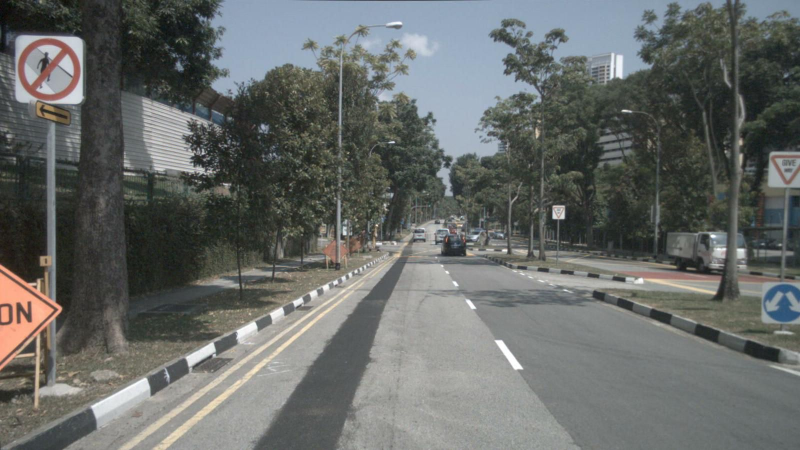
#> input picture test_road.jpg, 1600 x 900 px (shown at 1/2 size); its folder holds only this picture in this run
$ python -i 'prepare_data (1).py'   (imports and definitions only)
#> lines starting #> are read from the running program, lines starting #| are printed output that depends on the picture; after the words box and inside, x2 and y2 are one past the last pixel; in counts of white or black regions, pixels touching at a corner belong together
# prepare_data.py — IMPROVED VERSION
# Better drivable mask generation using multiple techniques combined
# Run: py -3.12 prepare_data.py

import os
import json
import shutil
import numpy as np
from PIL import Image
import cv2

NUSCENES_ROOT = r"C:\Users\Ninad\Desktop\v1.0-mini"
VERSION       = "v1.0-mini"
OUTPUT_IMAGES = "data/images"
OUTPUT_MASKS  = "data/masks"

def load_json(filename):
    path = os.path.join(NUSCENES_ROOT, VERSION, filename)
    with open(path, 'r') as f:
        return json.load(f)

# [1 line not run here, left out]
# [1 line that did not run here, left out]
# [1 line that did not run here, left out]

sample_data_by_sample = {}
# [7 lines not run here, left out]


def generate_improved_mask(image_path):
    """
    Improved mask generation using 4 combined techniques:
    1. HSV colour detection for asphalt/road colours
    2. LAB colour space for better colour separation
    3. Adaptive trapezoid ROI based on image content
    4. Morphological refinement for clean edges
    """
#> called with image_path = 'test_road.jpg'
    img = cv2.imread(image_path)
#> img is the input picture: shape (900, 1600, 3); mean B, G, R 103.6, 106, 102.8
    if img is None:
        return None

    h, w = img.shape[:2]
#> h = 900; w = 1600

    # ── Technique 1: HSV road colour detection ──
    hsv = cv2.cvtColor(img, cv2.COLOR_BGR2HSV)
#> hsv: shape (900, 1600, 3); mean H, S, V 61.3, 27.6, 109.9
    # Roads: low saturation, mid-high value (grey/asphalt)
    mask_hsv = cv2.inRange(hsv,
                           np.array([0,   0,  40]),
                           np.array([180, 55, 210]))
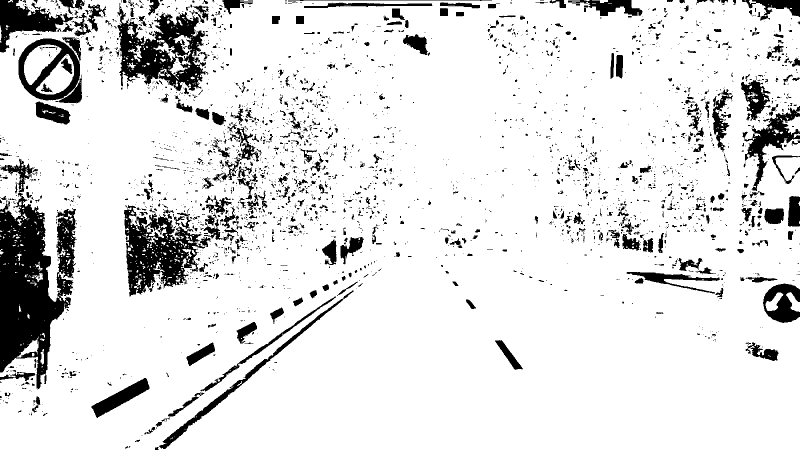
#> mask_hsv: shape (900, 1600) (shown at 1/2 size); 87.9% white; 3103 black regions (2551 under 20 px), largest, box (x1, y1, x2, y2) and area: (0, 385, 153, 779) 33684, (235, 6, 411, 182) 14978, (248, 410, 410, 593) 14361

    # ── Technique 2: LAB colour space ──
    lab = cv2.cvtColor(img, cv2.COLOR_BGR2LAB)
#> lab: shape (900, 1600, 3); mean of channels 0, 1, 2 111.5, 126.4, 129.1
    l, a, b = cv2.split(lab)
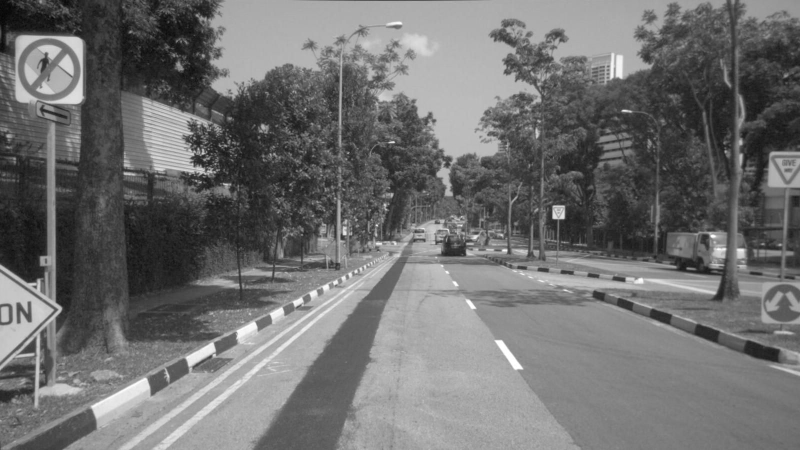
#> l: shape (900, 1600) (shown at 1/2 size); min 2, max 255, mean 111.5
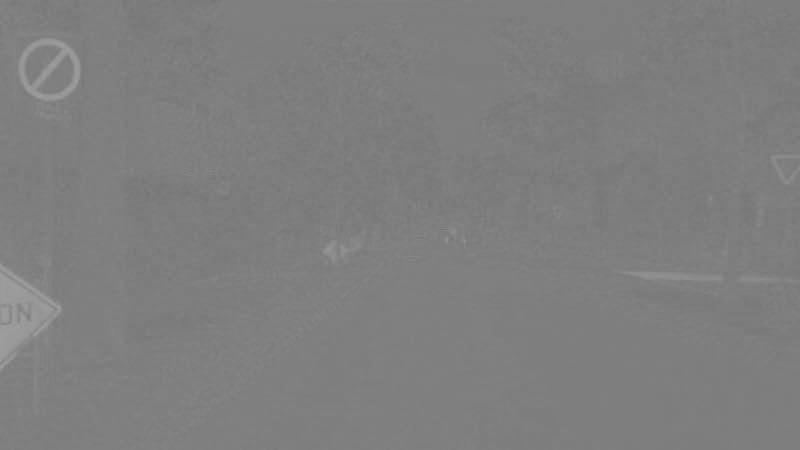
#> a: shape (900, 1600) (shown at 1/2 size); min 116, max 160, mean 126.4
    # Roads are neutral colour — low a and b channel variation
    mask_lab = cv2.inRange(lab,
                           np.array([40,  110, 110]),
                           np.array([220, 145, 145]))
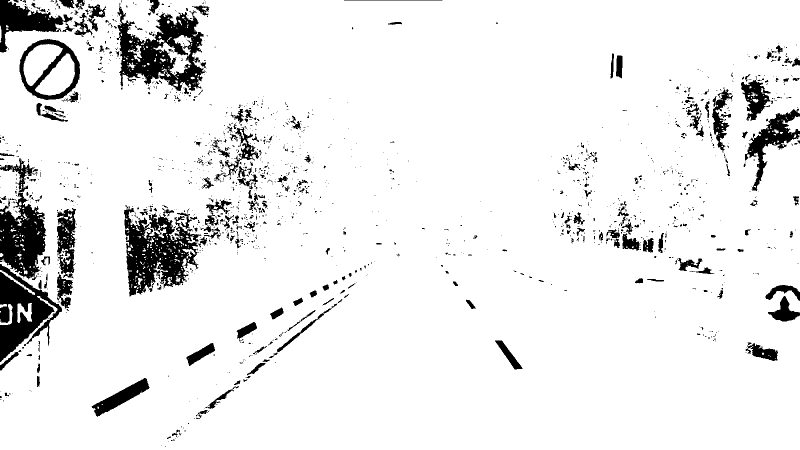
#> mask_lab: shape (900, 1600) (shown at 1/2 size); 92.1% white; 1639 black regions (1371 under 20 px), largest, box (x1, y1, x2, y2) and area: (233, 6, 411, 182) 14277, (248, 413, 402, 593) 14124, (0, 528, 124, 724) 11168

    # ── Combine colour masks ──
    color_combined = cv2.bitwise_or(mask_hsv, mask_lab)
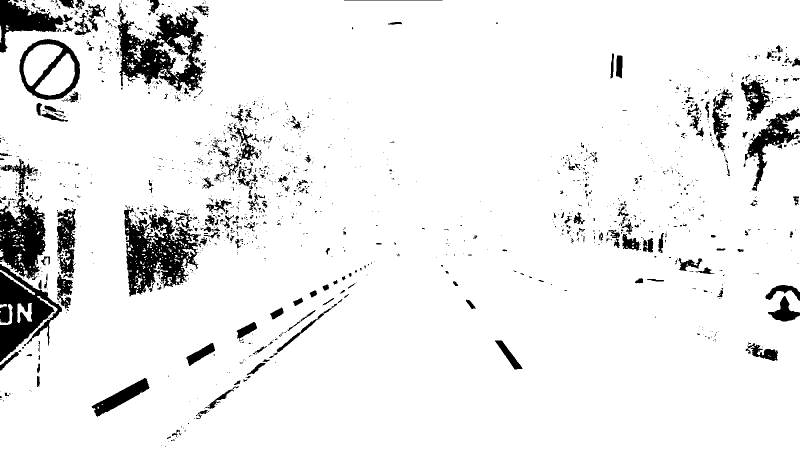
#> color_combined: shape (900, 1600) (shown at 1/2 size); 92.4% white; 1603 black regions (1330 under 20 px), largest, box (x1, y1, x2, y2) and area: (235, 6, 411, 182) 13814, (248, 416, 402, 593) 13435, (0, 528, 124, 724) 11168

    # ── Technique 3: Adaptive trapezoid ROI ──
    # Wider at bottom, narrower at horizon (~45% height)
    roi = np.zeros((h, w), dtype=np.uint8)
    horizon = int(h * 0.45)   # horizon line
#> horizon = 405
    trap = np.array([[
        (int(w * 0.02), h),              # bottom-left
        (int(w * 0.98), h),              # bottom-right
        (int(w * 0.60), horizon),        # top-right
        (int(w * 0.40), horizon),        # top-left
    ]], dtype=np.int32)
    cv2.fillPoly(roi, trap, 255)
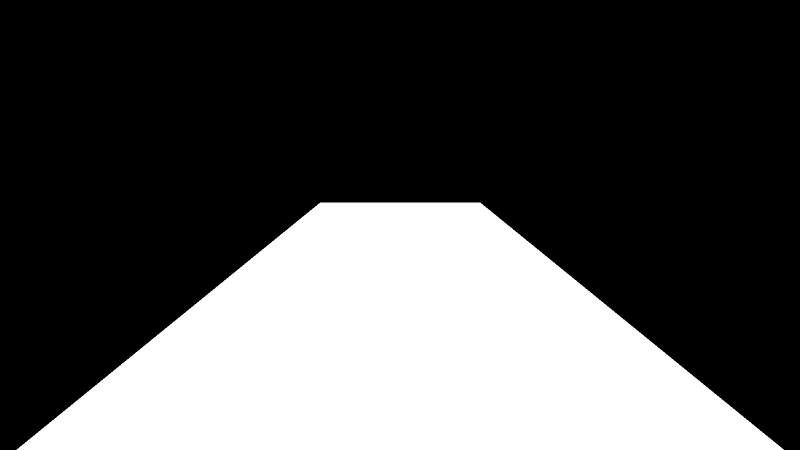
#> roi: shape (900, 1600) (shown at 1/2 size); 31.9% white; 1 white region, box (x1, y1, x2, y2) and area: (33, 405, 1568, 900) 459473

    # Apply ROI
    combined = cv2.bitwise_and(color_combined, roi)
#> combined: shape (900, 1600); 31.3% white; 8 white regions (7 under 20 px), largest, box (x1, y1, x2, y2) and area: (33, 405, 1568, 900) 450019

    # ── Technique 4: Morphological refinement ──
    # Close small gaps
    kernel_close = cv2.getStructuringElement(cv2.MORPH_ELLIPSE, (20, 20))
    combined = cv2.morphologyEx(combined, cv2.MORPH_CLOSE, kernel_close)
#> combined: shape (900, 1600); 31.7% white; 1 white region, box (x1, y1, x2, y2) and area: (34, 406, 1568, 900) 456920

    # Remove small noise
    kernel_open = cv2.getStructuringElement(cv2.MORPH_ELLIPSE, (10, 10))
    combined = cv2.morphologyEx(combined, cv2.MORPH_OPEN, kernel_open)
#> combined: shape (900, 1600); 31.7% white; 1 white region, box (x1, y1, x2, y2) and area: (37, 407, 1565, 900) 456598

    # Expand to fill road
    kernel_dilate = cv2.getStructuringElement(cv2.MORPH_ELLIPSE, (25, 25))
    combined = cv2.dilate(combined, kernel_dilate, iterations=2)
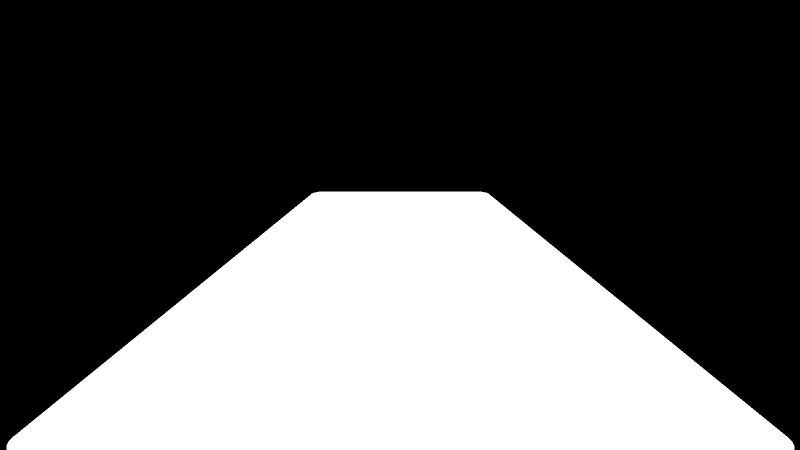
#> combined: shape (900, 1600) (shown at 1/2 size); 35.1% white; 1 white region, box (x1, y1, x2, y2) and area: (13, 383, 1589, 900) 505439

    # Re-apply ROI after dilation
    combined = cv2.bitwise_and(combined, roi)

    # ── Fill largest connected component only ──
    # This removes stray detections outside the main road
    num_labels, labels, stats, _ = cv2.connectedComponentsWithStats(
        combined, connectivity=8)
#> num_labels = 2; stats = [[0, 0, 1600, 900, 980527], [33, 405, 1535, 495, 459473]]

    if num_labels > 1:
        # Find largest component (excluding background=0)
        largest = 1 + np.argmax(stats[1:, cv2.CC_STAT_AREA])
#> largest = 1
        clean = np.zeros_like(combined)
        clean[labels == largest] = 255

        # Also keep components touching bottom edge (always road)
        for i in range(1, num_labels):
            comp_mask = (labels == i).astype(np.uint8) * 255
            if comp_mask[h-5:h, :].any():
                clean = cv2.bitwise_or(clean, comp_mask)

        combined = clean

    # Final ROI clamp
    combined = cv2.bitwise_and(combined, roi)

    return Image.fromarray(combined)


processed = 0
skipped   = 0

# [28 lines not run here, left out]

# ── Save verification image ──
# [1 line that did not run here, left out]
# [17 lines not run here, left out]

>>> result = generate_improved_mask('test_road.jpg')
